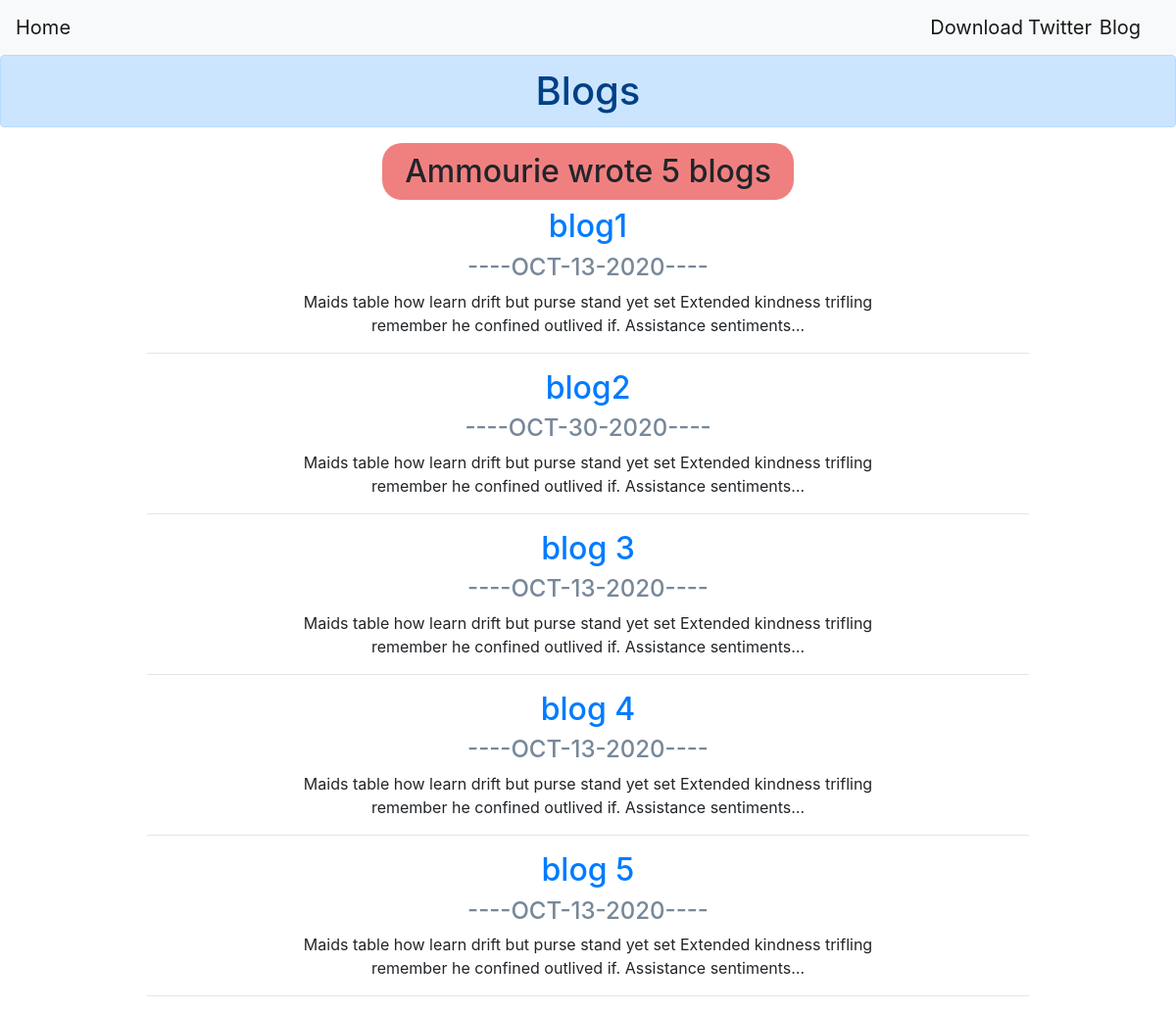
Screenshot of /blog/ with the database file from the repository.
### blog/models.py (models this page shows, shortened)
class Blog(models.Model):
    title=models.CharField(max_length=200)
    description=models.TextField()
    date=models.DateField()

### blog/views.py (the view)
# urls.py: path('',views.all_blogs,name='all_blogs'),
def all_blogs(request):
    blogs=Blog.objects.all()
    return render(request,'blog/all_blogs.html',{'blogs':blogs})

### blog/templates/blog/all_blogs.html
{% extends 'portfolio/base.html' %}
{% block hello %}
<center><h1 class="alert alert-primary">Blogs</h1>
<h2 style="background-color: lightcoral; width: 35%;padding: 10px; border-radius: 20px;">Ammourie wrote {{blogs.count }} blog{{ blogs.count|pluralize }}</h2>
{% for blog in blogs %}
<a href="{%url 'blog:detail' blog.id%}" id="a" >
    <h2>{{blog.title}}</h2>
</a>
<h4 style="color: lightslategray;">----{{blog.date|date:'M-d-Y'|upper}}----</h4>
<p style="word-wrap: normal;max-width: 50%;">{{blog.description|truncatechars:150|striptags}}</p>
<hr style="max-width: 75%;">
{%endfor%}
</center>
{% endblock hello %}

### rows the page displays
Blog: title "blog1", date "OCT-13-2020", description "Maids table how learn drift but purse stand yet set Extended kindness trifling remember he confined outlived if. Assistance sentiments…"
Blog: title "blog2", date "OCT-30-2020", description "Maids table how learn drift but purse stand yet set Extended kindness trifling remember he confined outlived if. Assistance sentiments…"
Blog: title "blog 3", date "OCT-13-2020", description "Maids table how learn drift but purse stand yet set Extended kindness trifling remember he confined outlived if. Assistance sentiments…"
Blog: title "blog 4", date "OCT-13-2020", description "Maids table how learn drift but purse stand yet set Extended kindness trifling remember he confined outlived if. Assistance sentiments…"
Blog: title "blog 5", date "OCT-13-2020", description "Maids table how learn drift but purse stand yet set Extended kindness trifling remember he confined outlived if. Assistance sentiments…"

### other values shown
{{ blogs.count }} "5"
